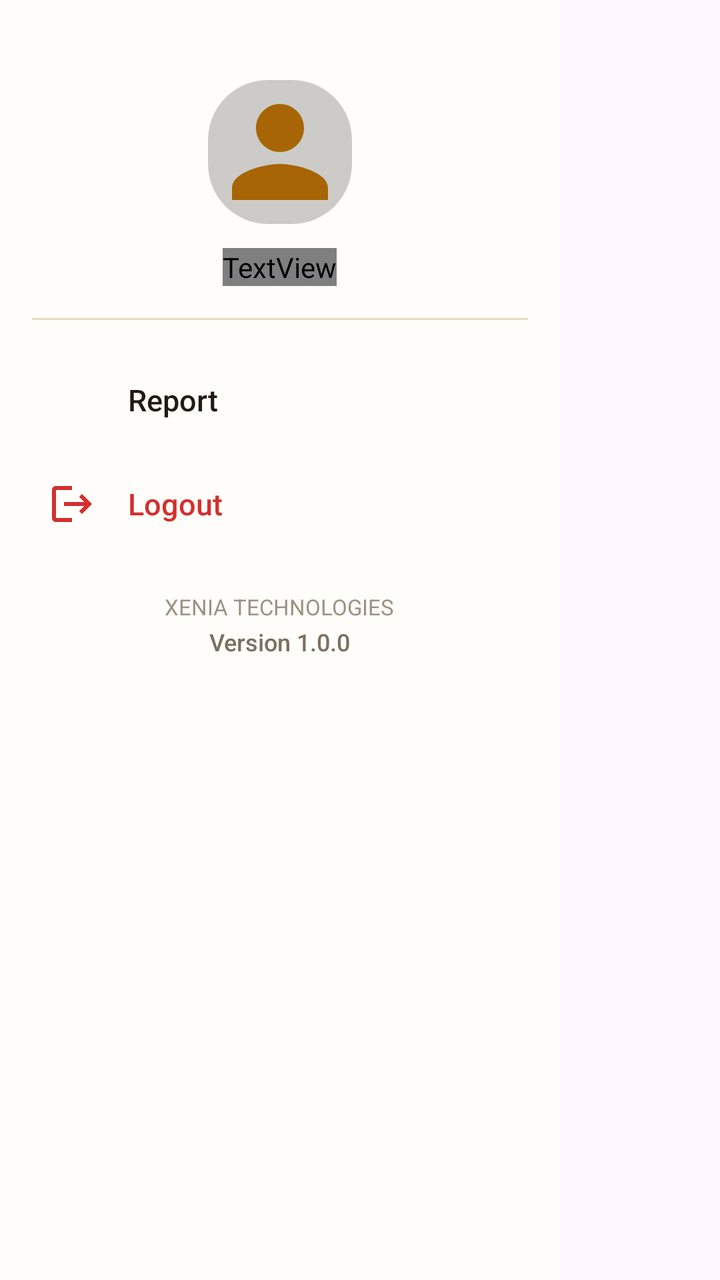
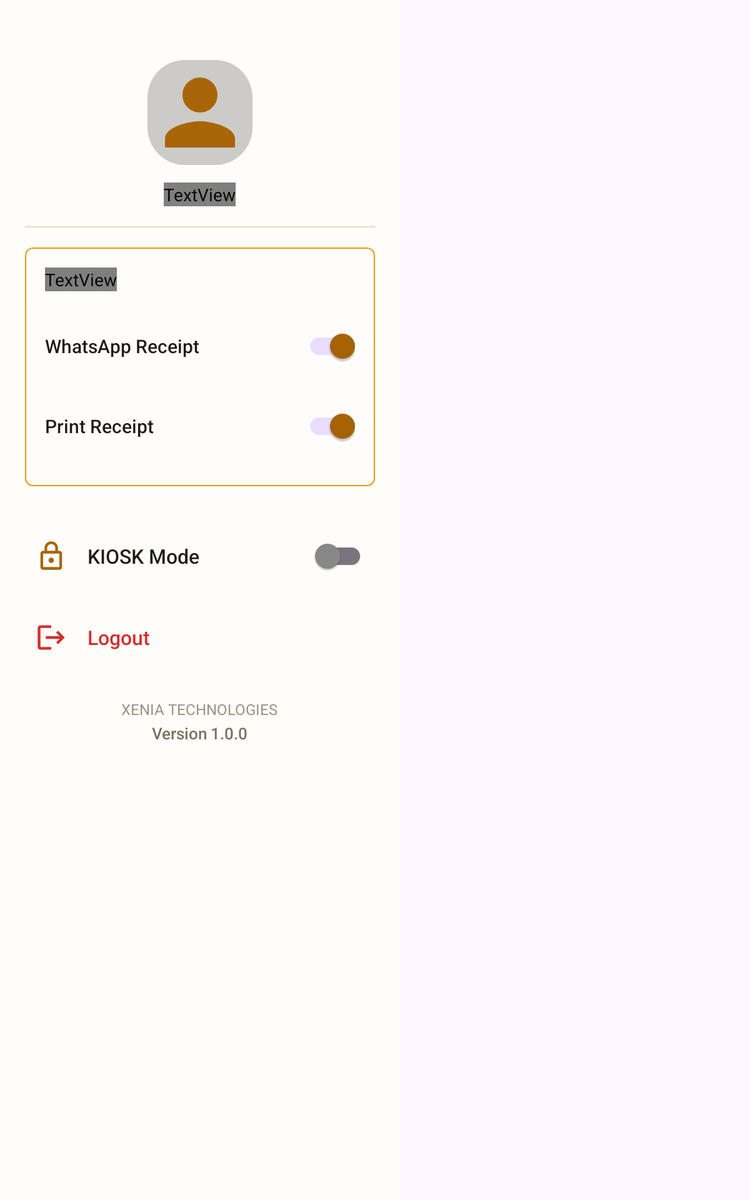

First picture: res/layout/ on a phone held upright. Second picture: the repository's own variant of that layout, on a device whose configuration matches the variant's folder. Source for both follows.
<!-- AndroidManifest.xml: application theme Theme.XeniaOneTempleApp -->
<!-- res/layout/nav_drawer_content.xml -->
<?xml version="1.0" encoding="utf-8"?>
<LinearLayout xmlns:android="http://schemas.android.com/apk/res/android"
    xmlns:app="http://schemas.android.com/apk/res-auto"
    android:layout_width="280dp"
    android:layout_height="match_parent"
    android:layout_gravity="start"
    android:background="@color/temple_card_bg"
    android:orientation="vertical"
    android:padding="16dp">

    
    <LinearLayout
        android:layout_width="match_parent"
        android:layout_height="wrap_content"
        android:layout_marginTop="24dp"
        android:gravity="center_horizontal"
        android:orientation="vertical"
        android:paddingBottom="16dp">

        <ImageView
            android:id="@+id/ivDrawerProfile"
            android:layout_width="72dp"
            android:layout_height="72dp"
            android:background="@drawable/bg_pill_operator"
            android:contentDescription="Profile Image"
            android:scaleType="centerCrop"
            android:src="@drawable/ic_person" />

        <TextView
            android:id="@+id/tvDrawerEmployeeName"
            android:layout_width="wrap_content"
            android:layout_height="wrap_content"
            android:layout_marginTop="12dp"
            android:fontFamily="sans-serif-bold"
            android:text="Counter Operator"
            android:textColor="@color/text_dark"
            android:textSize="16sp" />

        <TextView
            android:id="@+id/tvDrawerDesignation"
            android:layout_width="wrap_content"
            android:layout_height="wrap_content"
            android:layout_marginTop="2dp"
            android:fontFamily="sans-serif"
            android:text="Operations Manager"
            android:visibility="gone"
            android:textColor="@color/text_muted"
            android:textSize="13sp" />
    </LinearLayout>

    <View
        android:layout_width="match_parent"
        android:layout_height="1dp"
        android:layout_marginBottom="12dp"
        android:background="@color/table_divider" />

    
    <LinearLayout
        android:id="@+id/menuTerminalInfo"
        android:layout_width="match_parent"
        android:layout_height="wrap_content"
        android:background="?attr/selectableItemBackground"
        android:clickable="true"
        android:focusable="true"
        android:visibility="gone"
        android:gravity="center_vertical"
        android:orientation="horizontal"
        android:paddingHorizontal="8dp"
        android:paddingVertical="12dp">

        <ImageView
            android:layout_width="24dp"
            android:layout_height="24dp"
            android:src="@drawable/ic_pinelabs_pos"
            app:tint="@color/temple_gold_primary" />

        <TextView
            android:layout_width="wrap_content"
            android:layout_height="wrap_content"
            android:layout_marginStart="16dp"
            android:fontFamily="sans-serif-medium"
            android:text="Terminal Info"
            android:textColor="@color/text_dark"
            android:textSize="15sp" />
    </LinearLayout>

    
    <LinearLayout
        android:id="@+id/menuReport"
        android:layout_width="match_parent"
        android:layout_height="wrap_content"
        android:layout_marginTop="4dp"
        android:background="?attr/selectableItemBackground"
        android:clickable="true"
        android:focusable="true"
        android:visibility="visible"
        android:gravity="center_vertical"
        android:orientation="horizontal"
        android:paddingHorizontal="8dp"
        android:paddingVertical="12dp">

        <ImageView
            android:layout_width="24dp"
            android:layout_height="24dp"
            android:src="@drawable/ic_check_circle"
            app:tint="@color/temple_gold_primary" />

        <TextView
            android:layout_width="wrap_content"
            android:layout_height="wrap_content"
            android:layout_marginStart="16dp"
            android:fontFamily="sans-serif-medium"
            android:text="Report"
            android:textColor="@color/text_dark"
            android:textSize="15sp" />
    </LinearLayout>

    
    <LinearLayout
        android:id="@+id/menuLogout"
        android:layout_width="match_parent"
        android:layout_height="wrap_content"
        android:layout_marginTop="4dp"
        android:background="?attr/selectableItemBackground"
        android:clickable="true"
        android:focusable="true"
        android:gravity="center_vertical"
        android:orientation="horizontal"
        android:paddingHorizontal="8dp"
        android:paddingVertical="12dp">

        <ImageView
            android:layout_width="24dp"
            android:layout_height="24dp"
            android:src="@drawable/ic_logout"
            app:tint="@color/delete_red" />

        <TextView
            android:layout_width="wrap_content"
            android:layout_height="wrap_content"
            android:layout_marginStart="16dp"
            android:fontFamily="sans-serif-medium"
            android:text="Logout"
            android:textColor="@color/delete_red"
            android:textSize="15sp" />
    </LinearLayout>

    


    
    <LinearLayout
        android:layout_width="match_parent"
        android:layout_height="wrap_content"
        android:gravity="center"
        android:layout_marginTop="20dp"
        android:orientation="vertical"
        android:paddingBottom="16dp">

        <TextView
            android:layout_width="wrap_content"
            android:layout_height="wrap_content"
            android:fontFamily="sans-serif"
            android:text="@string/company_name"
            android:textColor="@color/text_subtle"
            android:textSize="11sp" />

        <TextView
            android:id="@+id/tvAppVersion"
            android:layout_width="wrap_content"
            android:layout_height="wrap_content"
            android:layout_marginTop="2dp"
            android:fontFamily="sans-serif-medium"
            android:text="Version 1.0.0"
            android:textColor="@color/text_muted"
            android:textSize="12sp" />
    </LinearLayout>

</LinearLayout>
<!-- resources referenced by this layout -->
<resources>
  <color name="delete_red">#D32F2F</color>
  <color name="table_divider">#EADBBD</color>
  <color name="temple_card_bg">#FFFDF9</color>
  <color name="temple_gold_primary">#A76505</color>
  <color name="text_dark">#211A13</color>
  <color name="text_muted">#7A7062</color>
  <color name="text_subtle">#9C9284</color>
  <!-- drawable bg_pill_operator (drawable) -->
  <?xml version="1.0" encoding="utf-8"?>
  <shape xmlns:android="http://schemas.android.com/apk/res/android"
      android:shape="rectangle">
      <solid android:color="#33000000" />
      <corners android:radius="30dp" />
  </shape>
  <!-- drawable ic_logout (drawable) -->
  <vector xmlns:android="http://schemas.android.com/apk/res/android"
      android:width="24dp"
      android:height="24dp"
      android:viewportWidth="24"
      android:viewportHeight="24">
    <path
        android:fillColor="#795548"
        android:pathData="M17,7l-1.41,1.41L18.17,11H8v2h10.17l-2.58,2.58L17,17l5,-5zM4,5h8V3H4c-1.1,0 -2,0.9 -2,2v14c0,1.1 0.9,2 2,2h8v-2H4V5z"/>
  </vector>
  <!-- drawable ic_person (drawable) -->
  <vector xmlns:android="http://schemas.android.com/apk/res/android"
      android:width="24dp"
      android:height="24dp"
      android:viewportWidth="24"
      android:viewportHeight="24">
    <path
        android:fillColor="#A76505"
        android:pathData="M12,12c2.21,0 4,-1.79 4,-4s-1.79,-4 -4,-4 -4,1.79 -4,4 1.79,4 4,4zM12,14c-2.67,0 -8,1.34 -8,4v2h16v-2c0,-2.66 -5.33,-4 -8,-4z"/>
  </vector>
  <!-- drawable ic_pinelabs_pos (drawable) -->
  <vector xmlns:android="http://schemas.android.com/apk/res/android"
      android:width="24dp"
      android:height="24dp"
      android:viewportWidth="24"
      android:viewportHeight="24">
      <path
          android:fillColor="#A76505"
          android:pathData="M17,2H7C5.9,2 5,2.9 5,4v16c0,1.1 0.9,2 2,2h10c1.1,0 2,-0.9 2,-2V4C19,2.9 18.1,2 17,2zM17,7H7V4h10V7zM8,11h2v2H8V11zM11,11h2v2h-2V11zM14,11h2v2h-2V11zM8,14h2v2H8V14zM11,14h2v2h-2V14zM14,14h2v2h-2V14zM8,17h2v2H8V17zM11,17h5v2h-5V17z"/>
  </vector>
  <string name="company_name">XENIA TECHNOLOGIES</string>
  <style name="Theme.XeniaOneTempleApp" parent="Base.Theme.XeniaOneTempleApp" />
  <style name="Base.Theme.XeniaOneTempleApp" parent="Theme.Material3.Light.NoActionBar">
          <item name="colorPrimary">@color/temple_gold_primary</item>
          <item name="colorPrimaryDark">@color/temple_gold_dark</item>
          <item name="colorSecondary">@color/pay_button_orange</item>
          <item name="android:statusBarColor">@color/temple_gold_primary</item>
          <item name="android:windowLightStatusBar">false</item>
          <item name="android:navigationBarColor">@color/billing_screen_bg</item>
          <item name="colorOnSurface">#8A8A8A</item>
      </style>
  <color name="temple_gold_dark">#7C4A02</color>
  <color name="pay_button_orange">#FE4A00</color>
  <color name="billing_screen_bg">#FAF1DA</color>
</resources>
<!-- res/layout-sw600dp/nav_drawer_content.xml (the repository's variant of the layout above) -->
<!-- drawn on a 7-inch tablet held upright -->
<?xml version="1.0" encoding="utf-8"?>
<LinearLayout xmlns:android="http://schemas.android.com/apk/res/android"
    xmlns:app="http://schemas.android.com/apk/res-auto"
    android:layout_width="320dp"
    android:layout_height="match_parent"
    android:layout_gravity="start"
    android:background="@color/temple_card_bg"
    android:orientation="vertical"
    android:padding="20dp">

    
    <LinearLayout
        android:layout_width="match_parent"
        android:layout_height="wrap_content"
        android:layout_marginTop="28dp"
        android:gravity="center_horizontal"
        android:orientation="vertical"
        android:paddingBottom="16dp">

        <ImageView
            android:id="@+id/ivDrawerProfile"
            android:layout_width="84dp"
            android:layout_height="84dp"
            android:background="@drawable/bg_pill_operator"
            android:contentDescription="Profile Image"
            android:scaleType="centerCrop"
            android:src="@drawable/ic_person" />

        <TextView
            android:id="@+id/tvDrawerEmployeeName"
            android:layout_width="wrap_content"
            android:layout_height="wrap_content"
            android:layout_marginTop="14dp"
            android:fontFamily="sans-serif-bold"
            android:text="Counter Operator"
            android:textColor="@color/text_dark"
            android:textSize="18sp" />

        <TextView
            android:id="@+id/tvDrawerDesignation"
            android:layout_width="wrap_content"
            android:layout_height="wrap_content"
            android:layout_marginTop="2dp"
            android:fontFamily="sans-serif"
            android:text="Operations Manager"
            android:visibility="gone"
            android:textColor="@color/text_muted"
            android:textSize="14sp" />
    </LinearLayout>

    <View
        android:layout_width="match_parent"
        android:layout_height="1dp"
        android:layout_marginBottom="16dp"
        android:background="@color/table_divider" />

    
    <LinearLayout
        android:layout_width="match_parent"
        android:layout_height="wrap_content"
        android:layout_marginBottom="16dp"
        android:background="@drawable/bg_table_container"
        android:orientation="vertical"
        android:padding="16dp">

        <TextView
            android:layout_width="wrap_content"
            android:layout_height="wrap_content"
            android:layout_marginBottom="12dp"
            android:fontFamily="sans-serif-bold"
            android:text="Receipt &amp; Dispatch Options"
            android:textColor="@color/text_dark"
            android:textSize="15sp" />

        
        <LinearLayout
            android:layout_width="match_parent"
            android:layout_height="wrap_content"
            android:gravity="center_vertical"
            android:orientation="horizontal"
            android:paddingVertical="8dp">

            <TextView
                android:layout_width="0dp"
                android:layout_height="wrap_content"
                android:layout_weight="1"
                android:fontFamily="sans-serif-medium"
                android:text="WhatsApp Receipt"
                android:textColor="@color/text_dark"
                android:textSize="15sp" />

            <androidx.appcompat.widget.SwitchCompat
                android:id="@+id/switchWhatsApp"
                android:layout_width="wrap_content"
                android:layout_height="wrap_content"
                android:checked="true" />
        </LinearLayout>

        
        <LinearLayout
            android:layout_width="match_parent"
            android:layout_height="wrap_content"
            android:gravity="center_vertical"
            android:orientation="horizontal"
            android:paddingVertical="8dp">

            <TextView
                android:layout_width="0dp"
                android:layout_height="wrap_content"
                android:layout_weight="1"
                android:fontFamily="sans-serif-medium"
                android:text="Print Receipt"
                android:textColor="@color/text_dark"
                android:textSize="15sp" />

            <androidx.appcompat.widget.SwitchCompat
                android:id="@+id/switchPrint"
                android:layout_width="wrap_content"
                android:layout_height="wrap_content"
                android:checked="true" />
        </LinearLayout>
    </LinearLayout>

    
    <LinearLayout
        android:id="@+id/menuTerminalInfo"
        android:layout_width="match_parent"
        android:layout_height="wrap_content"
        android:background="?attr/selectableItemBackground"
        android:clickable="true"
        android:focusable="true"
        android:visibility="gone"
        android:gravity="center_vertical"
        android:orientation="horizontal"
        android:paddingHorizontal="8dp"
        android:paddingVertical="12dp">

        <ImageView
            android:layout_width="26dp"
            android:layout_height="26dp"
            android:src="@drawable/ic_pinelabs_pos"
            app:tint="@color/temple_gold_primary" />

        <TextView
            android:layout_width="wrap_content"
            android:layout_height="wrap_content"
            android:layout_marginStart="16dp"
            android:fontFamily="sans-serif-medium"
            android:text="Terminal Info"
            android:textColor="@color/text_dark"
            android:textSize="16sp" />
    </LinearLayout>

    
    <LinearLayout
        android:id="@+id/menuReport"
        android:layout_width="match_parent"
        android:layout_height="wrap_content"
        android:layout_marginTop="4dp"
        android:background="?attr/selectableItemBackground"
        android:clickable="true"
        android:focusable="true"
        android:visibility="gone"
        android:gravity="center_vertical"
        android:orientation="horizontal"
        android:paddingHorizontal="8dp"
        android:paddingVertical="12dp">

        <ImageView
            android:layout_width="26dp"
            android:layout_height="26dp"
            android:src="@drawable/ic_check_circle"
            app:tint="@color/temple_gold_primary" />

        <TextView
            android:layout_width="wrap_content"
            android:layout_height="wrap_content"
            android:layout_marginStart="16dp"
            android:fontFamily="sans-serif-medium"
            android:text="Report"
            android:textColor="@color/text_dark"
            android:textSize="16sp" />
    </LinearLayout>

    
    <LinearLayout
        android:id="@+id/menuLockCounter"
        android:layout_width="match_parent"
        android:layout_height="wrap_content"
        android:layout_marginTop="4dp"
        android:background="?attr/selectableItemBackground"
        android:clickable="true"
        android:focusable="true"
        android:gravity="center_vertical"
        android:orientation="horizontal"
        android:paddingHorizontal="8dp"
        android:paddingVertical="12dp">

        <ImageView
            android:layout_width="26dp"
            android:layout_height="26dp"
            android:src="@drawable/ic_lock"
            app:tint="@color/temple_gold_primary" />

        <TextView
            android:layout_width="0dp"
            android:layout_height="wrap_content"
            android:layout_marginStart="16dp"
            android:layout_weight="1"
            android:fontFamily="sans-serif-medium"
            android:text="KIOSK Mode"
            android:textColor="@color/text_dark"
            android:textSize="16sp" />

        <androidx.appcompat.widget.SwitchCompat
            android:id="@+id/switchKioskMode"
            android:layout_width="wrap_content"
            android:layout_height="wrap_content"
            android:checked="false" />
    </LinearLayout>

    
    <LinearLayout
        android:id="@+id/menuLogout"
        android:layout_width="match_parent"
        android:layout_height="wrap_content"
        android:layout_marginTop="4dp"
        android:background="?attr/selectableItemBackground"
        android:clickable="true"
        android:focusable="true"
        android:gravity="center_vertical"
        android:orientation="horizontal"
        android:paddingHorizontal="8dp"
        android:paddingVertical="12dp">

        <ImageView
            android:layout_width="26dp"
            android:layout_height="26dp"
            android:src="@drawable/ic_logout"
            app:tint="@color/delete_red" />

        <TextView
            android:layout_width="wrap_content"
            android:layout_height="wrap_content"
            android:layout_marginStart="16dp"
            android:fontFamily="sans-serif-medium"
            android:text="Logout"
            android:textColor="@color/delete_red"
            android:textSize="16sp" />
    </LinearLayout>

    
    <LinearLayout
        android:layout_width="match_parent"
        android:layout_height="wrap_content"
        android:gravity="center"
        android:layout_marginTop="24dp"
        android:orientation="vertical"
        android:paddingBottom="16dp">

        <TextView
            android:layout_width="wrap_content"
            android:layout_height="wrap_content"
            android:fontFamily="sans-serif"
            android:text="@string/company_name"
            android:textColor="@color/text_subtle"
            android:textSize="12sp" />

        <TextView
            android:id="@+id/tvAppVersion"
            android:layout_width="wrap_content"
            android:layout_height="wrap_content"
            android:layout_marginTop="2dp"
            android:fontFamily="sans-serif-medium"
            android:text="Version 1.0.0"
            android:textColor="@color/text_muted"
            android:textSize="13sp" />
    </LinearLayout>

</LinearLayout>
<!-- resources referenced by the variant -->
<!-- as a 7-inch tablet held upright resolves them -->
<resources>
  <color name="delete_red">#D32F2F</color>
  <color name="table_divider">#EADBBD</color>
  <color name="temple_card_bg">#FFFDF9</color>
  <color name="temple_gold_primary">#A76505</color>
  <color name="text_dark">#211A13</color>
  <color name="text_muted">#7A7062</color>
  <color name="text_subtle">#9C9284</color>
  <!-- drawable bg_pill_operator (drawable) -->
  <?xml version="1.0" encoding="utf-8"?>
  <shape xmlns:android="http://schemas.android.com/apk/res/android"
      android:shape="rectangle">
      <solid android:color="#33000000" />
      <corners android:radius="30dp" />
  </shape>
  <!-- drawable bg_table_container (drawable) -->
  <?xml version="1.0" encoding="utf-8"?>
  <shape xmlns:android="http://schemas.android.com/apk/res/android"
      android:shape="rectangle">
      <solid android:color="@color/temple_card_bg" />
      <stroke
          android:width="1dp"
          android:color="@color/table_border" />
      <corners android:radius="6dp" />
  </shape>
  <!-- drawable ic_lock (drawable) -->
  <vector xmlns:android="http://schemas.android.com/apk/res/android"
      android:width="24dp"
      android:height="24dp"
      android:viewportWidth="24"
      android:viewportHeight="24">
    <path
        android:fillColor="#A76505"
        android:pathData="M18,8h-1V6c0,-2.76 -2.24,-5 -5,-5S7,3.24 7,6v2H6c-1.1,0 -2,0.9 -2,2v10c0,1.1 0.9,2 2,2h12c1.1,0 2,-0.9 2,-2V10c0,-1.1 -0.9,-2 -2,-2zM9,6c0,-1.66 1.34,-3 3,-3s3,1.34 3,3v2H9V6zm9,14H6V10h12v10zm-6,-3c1.1,0 2,-0.9 2,-2s-0.9,-2 -2,-2 -2,0.9 -2,2 0.9,2 2,2z"/>
  </vector>
  <!-- drawable ic_logout (drawable) -->
  <vector xmlns:android="http://schemas.android.com/apk/res/android"
      android:width="24dp"
      android:height="24dp"
      android:viewportWidth="24"
      android:viewportHeight="24">
    <path
        android:fillColor="#795548"
        android:pathData="M17,7l-1.41,1.41L18.17,11H8v2h10.17l-2.58,2.58L17,17l5,-5zM4,5h8V3H4c-1.1,0 -2,0.9 -2,2v14c0,1.1 0.9,2 2,2h8v-2H4V5z"/>
  </vector>
  <!-- drawable ic_person (drawable) -->
  <vector xmlns:android="http://schemas.android.com/apk/res/android"
      android:width="24dp"
      android:height="24dp"
      android:viewportWidth="24"
      android:viewportHeight="24">
    <path
        android:fillColor="#A76505"
        android:pathData="M12,12c2.21,0 4,-1.79 4,-4s-1.79,-4 -4,-4 -4,1.79 -4,4 1.79,4 4,4zM12,14c-2.67,0 -8,1.34 -8,4v2h16v-2c0,-2.66 -5.33,-4 -8,-4z"/>
  </vector>
  <!-- drawable ic_pinelabs_pos (drawable) -->
  <vector xmlns:android="http://schemas.android.com/apk/res/android"
      android:width="24dp"
      android:height="24dp"
      android:viewportWidth="24"
      android:viewportHeight="24">
      <path
          android:fillColor="#A76505"
          android:pathData="M17,2H7C5.9,2 5,2.9 5,4v16c0,1.1 0.9,2 2,2h10c1.1,0 2,-0.9 2,-2V4C19,2.9 18.1,2 17,2zM17,7H7V4h10V7zM8,11h2v2H8V11zM11,11h2v2h-2V11zM14,11h2v2h-2V11zM8,14h2v2H8V14zM11,14h2v2h-2V14zM14,14h2v2h-2V14zM8,17h2v2H8V17zM11,17h5v2h-5V17z"/>
  </vector>
  <string name="company_name">XENIA TECHNOLOGIES</string>
  <style name="Theme.XeniaOneTempleApp" parent="Base.Theme.XeniaOneTempleApp" />
  <color name="table_border">#E59B00</color>
  <style name="Base.Theme.XeniaOneTempleApp" parent="Theme.Material3.Light.NoActionBar">
          <item name="colorPrimary">@color/temple_gold_primary</item>
          <item name="colorPrimaryDark">@color/temple_gold_dark</item>
          <item name="colorSecondary">@color/pay_button_orange</item>
          <item name="android:statusBarColor">@color/temple_gold_primary</item>
          <item name="android:windowLightStatusBar">false</item>
          <item name="android:navigationBarColor">@color/billing_screen_bg</item>
          <item name="colorOnSurface">#8A8A8A</item>
      </style>
  <color name="temple_gold_dark">#7C4A02</color>
  <color name="pay_button_orange">#FE4A00</color>
  <color name="billing_screen_bg">#FAF1DA</color>
</resources>
